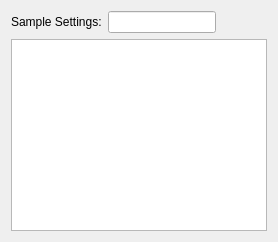
                      <widget class="QWidget" name="sample_settings_widget" native="true">
                       <layout class="QGridLayout" name="gridLayout_24">
                        <item row="0" column="1">
                         <widget class="QLineEdit" name="brr_setting"/>
                        </item>
                        <item row="0" column="0">
                         <widget class="QLabel" name="brr_setting_label">
                          <property name="text">
                           <string>Sample Settings:</string>
                          </property>
                         </widget>
                        </item>
                        <item row="0" column="2">
                         <spacer name="sample_settings_spacer">
                          <property name="orientation">
                           <enum>Qt::Horizontal</enum>
                          </property>
                          <property name="sizeHint" stdset="0">
                           <size>
                            <width>40</width>
                            <height>20</height>
                           </size>
                          </property>
                         </spacer>
                        </item>
                        <item row="1" column="0" colspan="3">
                         <widget class="Keyboard" name="audition_player">
                          <property name="sizePolicy">
                           <sizepolicy hsizetype="Fixed" vsizetype="Fixed">
                            <horstretch>0</horstretch>
                            <verstretch>0</verstretch>
                           </sizepolicy>
                          </property>
                         </widget>
                        </item>
                       </layout>
                      </widget>
